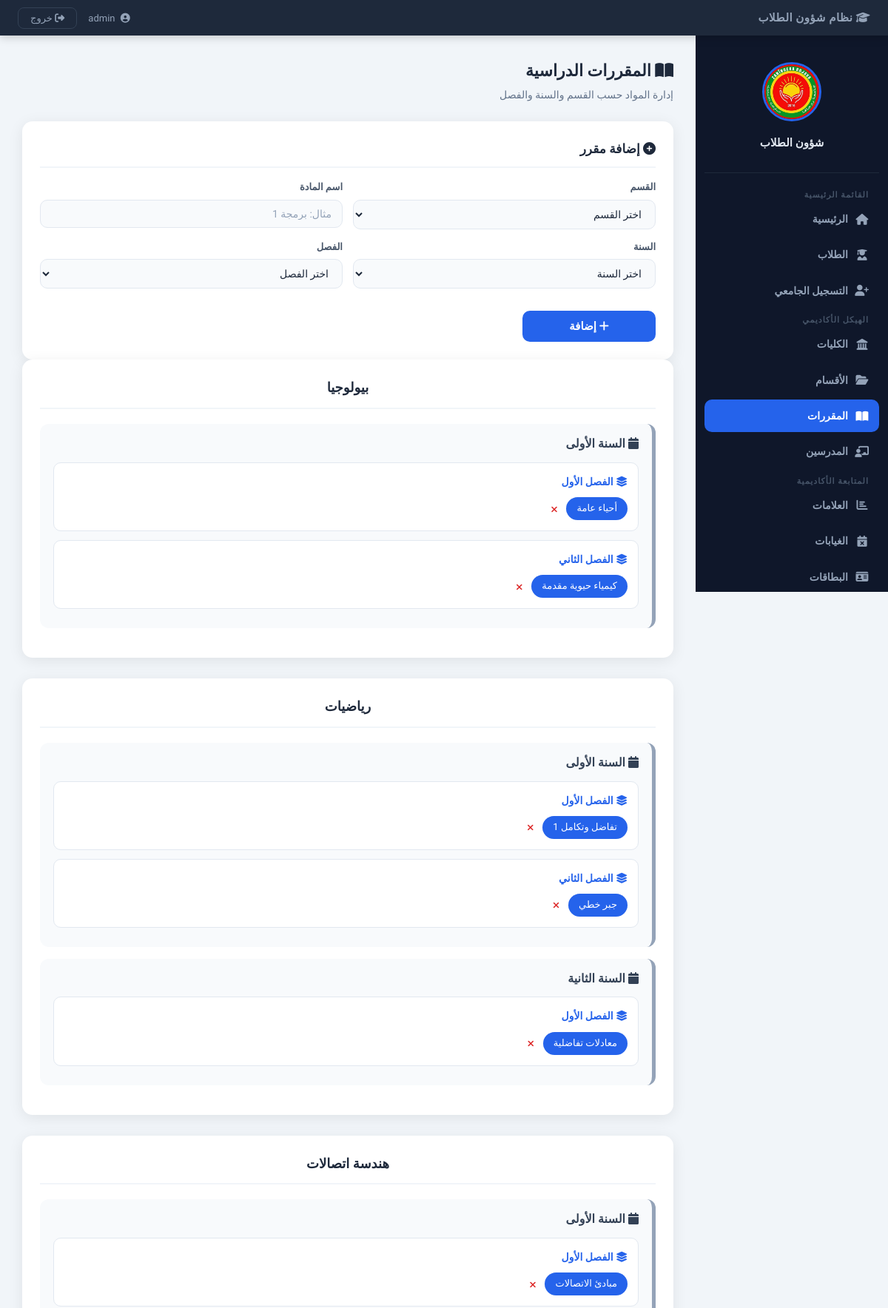
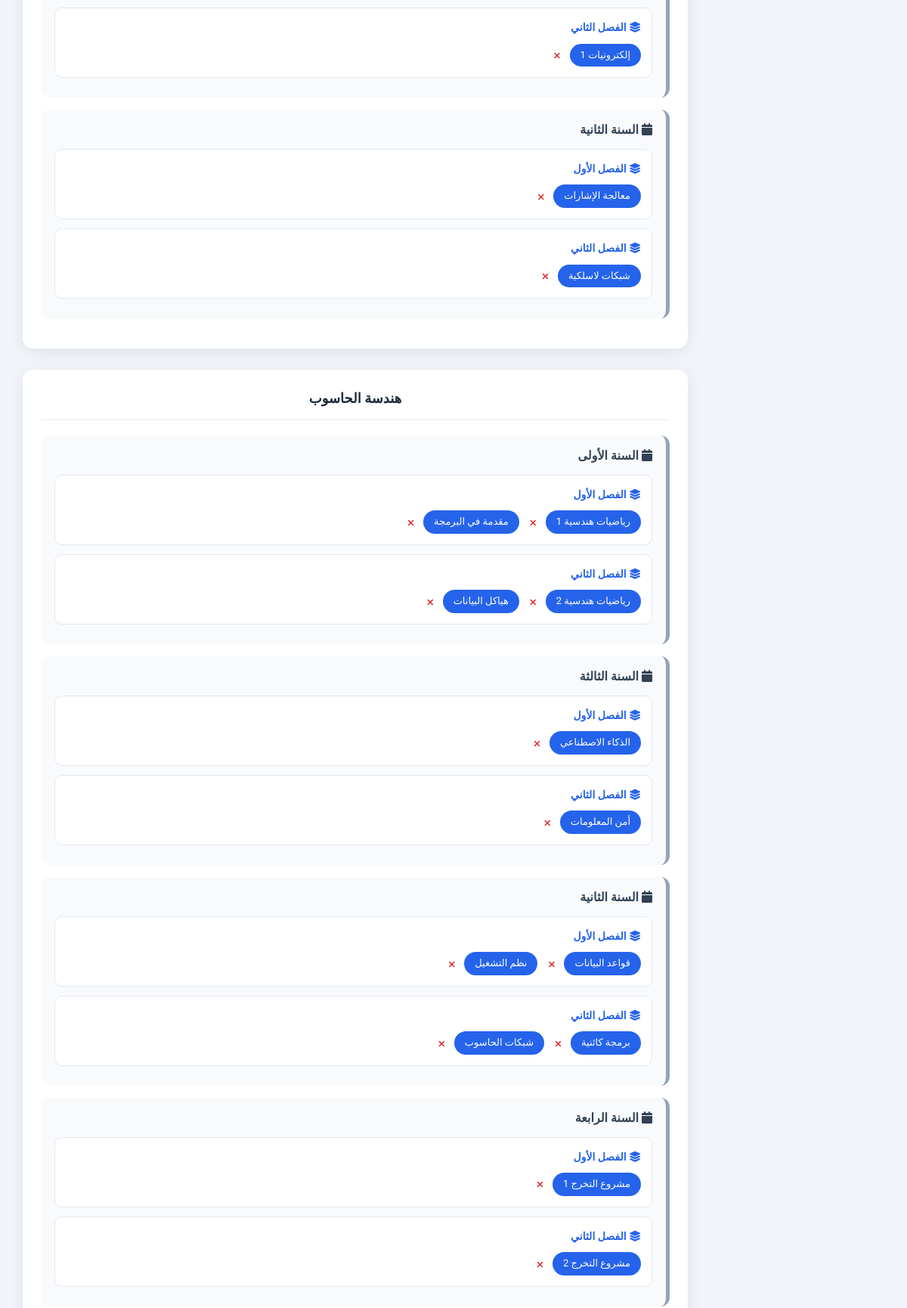
The page /?page=courses (signed in, upper part) on the database its author committed (2 pictures, top to bottom).
### tables this page shows
CREATE TABLE courses (
    id            INTEGER PRIMARY KEY AUTOINCREMENT,
    name          TEXT    NOT NULL,
    department_id INTEGER,
    year          TEXT    NOT NULL,
    semester      TEXT    NOT NULL,
    created_at    TEXT    DEFAULT (datetime('now')),
    FOREIGN KEY (department_id) REFERENCES departments(id) ON DELETE CASCADE
);

### app/Core/Database.php (called while the page is built, shortened)
<?php
class Database
{
    private static ?PDO $instance = null;
    public static function getInstance(): PDO
    {
        if (self::$instance === null) {
            if (DB_DRIVER === 'sqlite') {
                $pdo = new PDO('sqlite:' . DB_PATH);
                $pdo->exec('PRAGMA foreign_keys = ON;');
            } elseif (DB_DRIVER === 'mysql') {
                $dsn = "mysql:host=" . DB_HOST . ";dbname=" . DB_NAME . ";charset=" . DB_CHARSET;
                $pdo = new PDO($dsn, DB_USER, DB_PASS);
            } else {
                throw new RuntimeException('DB_DRIVER غير مدعوم');
            }
            $pdo->setAttribute(PDO::ATTR_ERRMODE,            PDO::ERRMODE_EXCEPTION);
            $pdo->setAttribute(PDO::ATTR_DEFAULT_FETCH_MODE, PDO::FETCH_ASSOC);
            self::$instance = $pdo;
        }
        return self::$instance;
    }
}

### app/Core/BaseModel.php (called while the page is built, shortened)
<?php
abstract class BaseModel
{
    protected PDO    $db;
    protected string $table;
    public function __construct()
    {
        $this->db = Database::getInstance();
    }
    public function all(string $order = 'id DESC'): array
    {
        return $this->db->query("SELECT * FROM {$this->table} ORDER BY {$order}")
                        ->fetchAll();
    }
}

### app/Models/Course.php (called while the page is built, shortened)
<?php
class Course extends BaseModel
{
    public function grouped(): array
    {
        $rows   = $this->db->query(
            "SELECT c.*, d.name AS dept_name
             FROM courses c
             LEFT JOIN departments d ON c.department_id = d.id
             ORDER BY d.name, c.year, c.semester, c.name"
        )->fetchAll();
        $result = [];
        foreach ($rows as $r) {
            $result[$r['dept_name']][$r['year']][$r['semester']][] = $r;
        }
        return $result;
    }
}

### views/pages/courses.php (the view, shortened to what this page needs)
<?php
$courses     = $data['courses']     ?? [];
?>
<div class="page-header">
  <h1><i class="fa-solid fa-book-open"></i> المقررات الدراسية</h1>
  <p>إدارة المواد حسب القسم والسنة والفصل</p>
</div>
<div class="card">
  <h3><i class="fa-solid fa-plus-circle"></i> إضافة مقرر</h3>
  <form method="POST" action="/std_1_student_manager/controllers/router.php">
    <div class="form-grid">
      <div class="form-group">
        <label>القسم</label>
        <select name="department_id" required>
          <option value="" disabled selected>اختر القسم</option>
        </select>
      </div>
      <div class="form-group">
        <label>اسم المادة</label>
        <input type="text" name="name" placeholder="مثال: برمجة 1" required>
      </div>
      <div class="form-group">
        <label>السنة</label>
        <select name="year" required>
          <option value="" disabled selected>اختر السنة</option>
        </select>
      </div>
      <div class="form-group">
        <label>الفصل</label>
        <select name="semester" required>
          <option value="" disabled selected>اختر الفصل</option>
        </select>
      </div>
    </div>
    <br>
    <button type="submit" class="btn-submit" style="max-width:180px;">
      <i class="fa-solid fa-plus"></i> إضافة
    </button>
  </form>
</div>
<?php if (empty($courses)): ?>
  <div class="card" style="color:#94a3b8; text-align:center; padding:40px;">
    <i class="fa-solid fa-book-open" style="font-size:40px; margin-bottom:12px; display:block;"></i>
    لا توجد مقررات مضافة بعد
  </div>
<?php else: ?>
  <?php foreach ($courses as $deptName => $years): ?>
  <div class="course-dept-card">
    <h2><?= htmlspecialchars($deptName) ?></h2>
    <?php foreach ($years as $year => $semesters): ?>
    <div class="course-year">
      <h3><i class="fa-solid fa-calendar"></i> <?= htmlspecialchars($year) ?></h3>
      <?php foreach ($semesters as $semester => $items): ?>
      <div class="course-semester">
        <strong><i class="fa-solid fa-layer-group"></i> <?= htmlspecialchars($semester) ?></strong>
        <div class="course-list">
          <?php foreach ($items as $course): ?>
          <div class="course-item-wrap" style="display:flex; align-items:center; gap:6px;">
            <span class="course-item"><?= htmlspecialchars($course['name']) ?></span>
            <form method="POST" action="/std_1_student_manager/controllers/router.php"
                  style="display:inline"
                  onsubmit="return confirm('حذف هذه المادة؟')">
              <button type="submit" class="delete-btn"
                      style="font-size:12px; padding:3px 6px;" title="حذف">
                <i class="fa-solid fa-xmark"></i>
              </button>
            </form>
          </div>
          <?php endforeach; ?>
        </div>
      </div>
      <?php endforeach; ?>
    </div>
    <?php endforeach; ?>
  </div>
  <?php endforeach; ?>
<?php endif; ?>

### assets/css/main.css (style rules this page uses)
:root { --primary: #2563eb; --primary-dk: #1d4ed8; --dark: #0f172a; --sidebar-w: 260px; --header-h: 48px; --radius: 14px; --shadow: 0 4px 20px rgba(0,0,0,.08); --font: 'Cairo', 'Segoe UI', Tahoma, sans-serif; }
*, *::before, *::after { box-sizing: border-box; margin: 0; padding: 0; }
body { font-family: var(--font); background: #f1f5f9; color: var(--dark); font-size: 15px; line-height: 1.6; }
.card { background: white; padding: 24px; border-radius: var(--radius); box-shadow: var(--shadow); margin-top: 20px; }
.card h3 { font-size: 17px; font-weight: 700; color: #1e293b; margin-bottom: 16px; padding-bottom: 10px; border-bottom: 2px solid #f1f5f9; }
button { font-family: var(--font); cursor: pointer; }
.delete-btn { background: none; border: none; font-size: 17px; cursor: pointer; padding: 5px 6px; border-radius: 6px; color: #dc2626; transition: background .15s; width: auto; }
.page-header { margin-bottom: 24px; }
.page-header h1 { font-size: 22px; font-weight: 700; color: #1e293b; }
.page-header p { color: #64748b; font-size: 14px; margin-top: 4px; }

### assets/css/forms.css (style rules this page uses)
.form-grid { display: grid; grid-template-columns: 1fr 1fr; gap: 14px; }
.form-group { display: flex; flex-direction: column; gap: 6px; }
.form-group label { font-size: 13px; font-weight: 600; color: #475569; }
input, select, textarea { width: 100%; padding: 10px 14px; border: 1px solid #e2e8f0; border-radius: 10px; font-family: var(--font); font-size: 14px; color: #1e293b; background: #f8fafc; outline: none; transition: border-color .2s, box-shadow .2s; margin-bottom: 0; }
input::placeholder { color: #94a3b8; }
.btn-submit { width: 100%; padding: 12px; background: var(--primary); color: white; border: none; border-radius: 10px; font-size: 15px; font-weight: 700; font-family: var(--font); cursor: pointer; transition: .2s; margin-top: 6px; }

### assets/css/cards.css (style rules this page uses)
.course-dept-card { background: white; border-radius: var(--radius); padding: 24px; margin-bottom: 28px; box-shadow: var(--shadow); }
.course-dept-card > h2 { text-align: center; margin-bottom: 20px; color: #1e293b; font-size: 18px; padding-bottom: 12px; border-bottom: 2px solid #f1f5f9; }
.course-year { background: #f8fafc; padding: 14px 18px; border-radius: 12px; margin-bottom: 16px; border-right: 5px solid #94a3b8; }
.course-year h3 { margin-bottom: 12px; color: #334155; font-size: 16px; }
.course-semester { background: white; border: 1px solid #e2e8f0; border-radius: 10px; padding: 14px; margin-bottom: 12px; }
.course-semester strong { display: block; margin-bottom: 10px; color: var(--primary); font-size: 14px; }
.course-list { display: flex; flex-wrap: wrap; gap: 8px; }
.course-item { background: var(--primary); color: white; padding: 5px 14px; border-radius: 20px; font-size: 13px; }

### rows shown on the page
courses: name "أحياء عامة"
courses: name "كيمياء حيوية مقدمة"
courses: name "تفاضل وتكامل 1"
courses: name "جبر خطي"
courses: name "معادلات تفاضلية"
courses: name "مبادئ الاتصالات"
courses: name "إلكترونيات 1"
courses: name "معالجة الإشارات"
courses: name "شبكات لاسلكية"
courses: name "رياضيات هندسية 1"
courses: name "مقدمة في البرمجة"
courses: name "رياضيات هندسية 2"
courses: name "هياكل البيانات"
courses: name "الذكاء الاصطناعي"
courses: name "أمن المعلومات"
courses: name "قواعد البيانات"
courses: name "نظم التشغيل"
courses: name "برمجة كائنية"
courses: name "شبكات الحاسوب"
courses: name "مشروع التخرج 1"
courses: name "مشروع التخرج 2"

### other values the page prints
$deptName "بيولوجيا"
$year "السنة الأولى"
$semester "الفصل الأول"
$semester "الفصل الثاني"
$deptName "رياضيات"
$year "السنة الثانية"
$deptName "هندسة اتصالات"
$deptName "هندسة الحاسوب"
$year "السنة الثالثة"
$year "السنة الرابعة"
